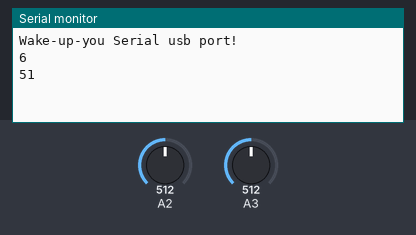
Bench run of a sketch on a simulated Arduino Mega 2560, built with avr-gcc and run on an emulated ATmega2560. On the bench: the last lines printed to the serial monitor. Inputs (shaded band) come from the test bench; at power-on: A2 = 512, A3 = 512.

Above: at 3.2 s.
3.3 s: A2 set to 716
At 4.2 s:
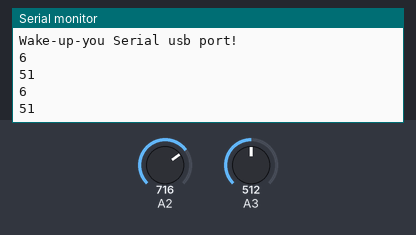
5.0 s: A3 set to 716
At 6.5 s:
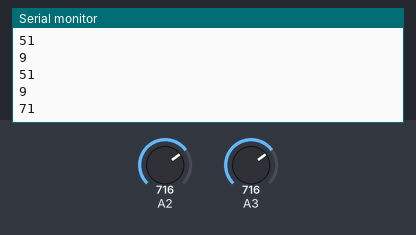
6.7 s: A2 set to 900
At 7.9 s:
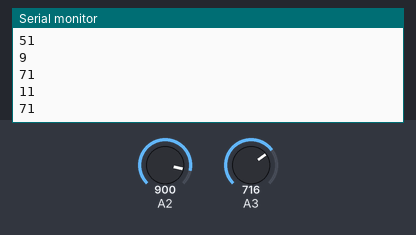
8.4 s: A3 set to 900
At 10.3 s:
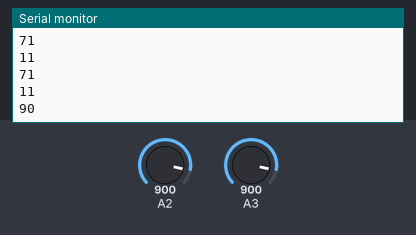
Timing chart, 0 to 11.1 s (numbered marks = the images above; inputs shaded):
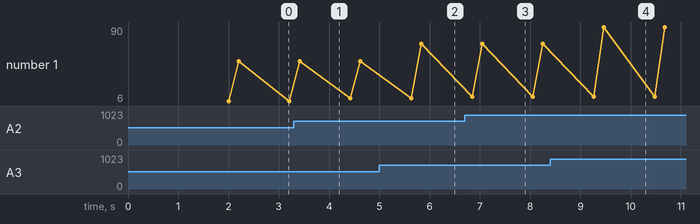

The sketch:

openlrs-trial-send-data-2.1.ino
```cpp
/*
  Based on work by Tim Senecal.
  For Nano Every (Which has the advantage of having several serial ports in hardware)(I have also had problems with clones stopping working and requiring sketch to be reloaded.)
  Sends data over openLRS Passthru.
  To do this, open the openLRS configurator for TX , Set serial baudrate(bps) to 9600, data rate(bps) to 9600, Telemetry to "Yes" (This is Passthru)
  Connections to Hobbyking receiver module:
   Arduino TX (Pin TXD1) -> receiver  RX (Serial port pins, 4th pin down fom top - aerial on left)
   Arduino GND -> receiver GND (Serial port pins,1st pin down from top - aerial on left.)
   Voltage divider input to A2
   Other sensor input (e.g Depth) to A3
   Receiver +6v to Vin on arduino
  Arduino serial data default is, serial baud rate (9600) and 8 data bits, no parity,no stop,LSB and not inverted - the default
  Sept 2019-RDF - Voltage Divider. Move to  input from divider set by 4.7kohms and 15k ohms for 12 v battery. Better for  3.3 v input.
  (My original deoth calibration depth (Using Tim's depth sensor detailed on SubPirates Forum)  = 3 * (depth - 84); // 84 to set zero)
*/

void setup() {

  // Open USB serial communications and wait for port to open:
  Serial.begin(9600);
  while (!Serial) {
    ; // wait for serial port to connect. Needed for native USB port only
  }

  Serial.println("Wake-up-you Serial usb port!");
  delay(1000); // We wait 1 second

  // Open second hardware serial port
  Serial1.begin(9600);

  Serial1.println("Wake-up Serial1 port!");
  delay(1000); // We wait 1 second

}
void loop() {

  // Read voltage sensor value on A2
  int sensorVal = analogRead (A2);
  sensorVal = sensorVal / 76; //  Fiddle factor (originally 67) is calibration value for voltage from earlier software by RDF
  String mysensorVal = String(sensorVal);

  // Read depth sensor value on A3
  int sensorVal1 = analogRead (A3);
  sensorVal1 = sensorVal1/10; //  Fiddle factor is calibration value
  String mysensorVal1 = String(sensorVal1);

  // print the voltage sensor value
  Serial.println(mysensorVal);
  Serial.print('\n'); // new line
  delay (200);

  // print the voltage sensor value to Serial
  Serial.println(mysensorVal1);
  Serial.print('\n'); // new line
  delay (200);

  Serial1.print(mysensorVal);
  delay (200);
  Serial1.print('\n'); // new line
  delay (200);

  // print the voltage sensor value to Serial1
  Serial1.print(mysensorVal1);
  delay (200);
  Serial1.print('\n'); // new line
  delay (200);

  //Test
  //Serial1.print("RDF");

  delay(10); // We wait 10mS to print the next value

}
```

Measured:
- after the input at 5.0 s, the serial monitor: prints a new line after 0.83 s (image 2)
- after the input at 6.7 s, the serial monitor: prints a new line after 0.14 s (image 3)
- after the input at 8.4 s, the serial monitor: prints a new line after 1.1 s (image 4)
- plotted number 1: 51 → 71 after the input at 5.0 s, 71 → 90 after the input at 8.4 s
